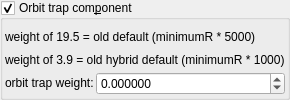
                    <widget class="MyGroupBox" name="groupCheck_fractal_coloring_orbit_trap_true">
                     <property name="enabled">
                      <bool>true</bool>
                     </property>
                     <property name="toolTip">
                      <string>&lt;html&gt;&lt;head/&gt;&lt;body&gt;&lt;p&gt;OrbitTrap weight  scales the colorValue input from the chosen Coloring Algorithm above (orbit traps). This allows blending of this input with other functions.&lt;/p&gt;&lt;p&gt;Initial minimumR is a separate limit set in the code  to control the size of this colorValue.&lt;/p&gt;&lt;/body&gt;&lt;/html&gt;</string>
                     </property>
                     <property name="title">
                      <string>Orbit trap com&amp;ponent</string>
                     </property>
                     <property name="checkable">
                      <bool>true</bool>
                     </property>
                     <layout class="QVBoxLayout" name="verticalLayout_42" stretch="0,0,0">
                      <property name="spacing">
                       <number>2</number>
                      </property>
                      <property name="leftMargin">
                       <number>2</number>
                      </property>
                      <property name="topMargin">
                       <number>6</number>
                      </property>
                      <property name="rightMargin">
                       <number>2</number>
                      </property>
                      <property name="bottomMargin">
                       <number>2</number>
                      </property>
                      <item>
                       <widget class="QLabel" name="label_78">
                        <property name="font">
                         <font>
                          <weight>50</weight>
                          <bold>false</bold>
                         </font>
                        </property>
                        <property name="text">
                         <string>weight of 19.5 = old default (minimumR * 5000)</string>
                        </property>
                       </widget>
                      </item>
                      <item>
                       <widget class="QLabel" name="label_81">
                        <property name="font">
                         <font>
                          <weight>50</weight>
                          <bold>false</bold>
                         </font>
                        </property>
                        <property name="text">
                         <string>weight of 3.9 = old hybrid default (minimumR * 1000)</string>
                        </property>
                       </widget>
                      </item>
                      <item>
                       <layout class="QGridLayout" name="gridLayout_23" columnstretch="0,1">
                        <property name="spacing">
                         <number>2</number>
                        </property>
                        <item row="1" column="0">
                         <widget class="QLabel" name="label_62">
                          <property name="font">
                           <font>
                            <weight>75</weight>
                            <bold>true</bold>
                           </font>
                          </property>
                          <property name="text">
                           <string>&lt;html&gt;&lt;head/&gt;&lt;body&gt;&lt;p&gt;&lt;span style=&quot; font-weight:400;&quot;&gt;orbit trap weight:&lt;/span&gt;&lt;/p&gt;&lt;/body&gt;&lt;/html&gt;</string>
                          </property>
                         </widget>
                        </item>
                        <item row="1" column="1">
                         <widget class="MyDoubleSpinBox" name="spinbox_fractal_coloring_orbit_trap_weight">
                          <property name="sizePolicy">
                           <sizepolicy hsizetype="Minimum" vsizetype="Maximum">
                            <horstretch>0</horstretch>
                            <verstretch>0</verstretch>
                           </sizepolicy>
                          </property>
                          <property name="toolTip">
                           <string/>
                          </property>
                          <property name="accelerated">
                           <bool>false</bool>
                          </property>
                          <property name="prefix">
                           <string/>
                          </property>
                          <property name="suffix">
                           <string/>
                          </property>
                          <property name="decimals">
                           <number>6</number>
                          </property>
                          <property name="minimum">
                           <double>-9999.999900000000707</double>
                          </property>
                          <property name="maximum">
                           <double>9999.999900000000707</double>
                          </property>
                          <property name="singleStep">
                           <double>0.100000000000000</double>
                          </property>
                         </widget>
                        </item>
                       </layout>
                      </item>
                     </layout>
                    </widget>
